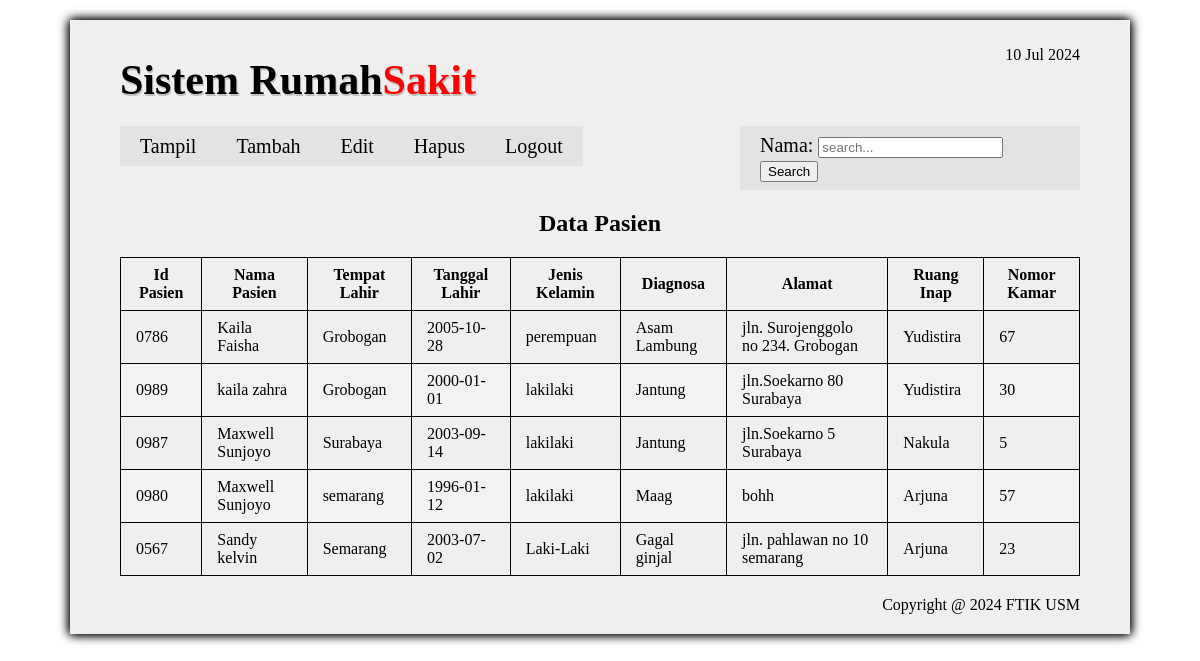
The app's page /tampil_mahasiswa.php (signed in) with its own data.
### tables this page shows
CREATE TABLE `pasien` (
  `id_pasien` char(10) NOT NULL DEFAULT '',
  `nama_pasien` varchar(40) DEFAULT NULL,
  `tempat_lahir` varchar(50) DEFAULT NULL,
  `tanggal_lahir` date DEFAULT NULL,
  `jenis_kelamin` varchar(10) DEFAULT NULL,
  `diagnosa` varchar(50) DEFAULT NULL,
  `alamat` varchar(150) DEFAULT NULL,
  `ruang_inap` varchar(50) DEFAULT NULL,
  `nomor_kamar` int(10) DEFAULT NULL
);

### tampil_mahasiswa.php (the view, shortened to what this page needs)
<?php
     include("koneksi.php");
if (isset($_GET["submit"])) {
    $nama = htmlentities(strip_tags(trim($_GET["nama_pasien"])));
    $nama = mysqli_real_escape_string($link, $nama_pasien);
    $query ="SELECT * FROM pasien WHERE nama_pasien LIKE '%$nama_pasien%' ";
    $query .= "ORDER BY nama_pasien ASC";
    $pesan = "Hasil pencarian untuk nama_pasien <b>\"$nama_pasien\" </b>:";
}
else {
    $query = "SELECT * FROM pasien ORDER BY nama_pasien ASC";
}
?>
<!DOCTYPE html>
<html lang="id">
<head>
    <link href="style.css" rel="stylesheet" >
    <link rel="stylesheet" href="favion.png" type="image/png">
</head>
<body>
    <div class="container">
        <div id="header">
            <h1 id="logo"> Sistem Rumah<span>Sakit</span></h1>
            <p id="tanggal"> <?php echo date ("d M Y"); ?></p>
        </div>
        <nav>
            <ul>
                <li><a href="tampil mahasiswa.php">Tampil</a></li>
                <li><a href="tambah_pasien.php">Tambah</a>
                <li><a href="edit_pasien.php">Edit</a>
                <li><a href="hapus_pasien.php">Hapus</a></li>
                <li><a href="logout.php">Logout</a>
            </ul>
        </nav>
        <form id="search" action="tampil mahasiswa.php" method="get">
            <p>
                <label for="nim">Nama: </label>
                <input type="text" name="nama" id="nama" placeholder="search..."> <input type="submit" name="submit" value="Search">
            </p>
        </form>
        <h2>Data Pasien</h2>
        <table border="1">
            <tr>
                <th>Id Pasien</th>
                <th>Nama Pasien</th>
                <th>Tempat Lahir</th>
                <th>Tanggal Lahir</th>
                <th>Jenis Kelamin</th>
                <th>Diagnosa</th>
                <th>Alamat</th>
                <th>Ruang Inap</th>
                <th>Nomor Kamar</th>
            </tr>
            <?php
            $result = mysqli_query($link, $query);
            while($data = mysqli_fetch_assoc($result)){
            echo "<tr>";
            echo "<td>$data[id_pasien]</td>";
            echo "<td>$data[nama_pasien]</td>";
            echo "<td>$data[tempat_lahir]</td>";
            echo "<td>$data[tanggal_lahir]</td>";
            echo "<td>$data[jenis_kelamin]</td>";
            echo "<td>$data[diagnosa]</td>";
            echo "<td>$data[alamat]</td>";
            echo "<td>$data[ruang_inap]</td>";
            echo "<td>$data[nomor_kamar]</td>";
            echo "</tr>";
        }
        ?>
        </table>
        <div id="footer">
            Copyright @ <?php echo date("Y"); ?> FTIK USM
        </div>
    </div>
</body>
</html>

### style.css (style rules this page uses)
body { background-color: white; }
div.container { width: 960px; padding: 10px 50px 20px; background-color: rgb(241, 238, 238); margin: 20px auto; box-shadow: 1px 0px 10px, -1px 0px 10px; }
h1,h2,h3 { text-align: center; font-family: Cambria, "Times New Roman", serif; clear: both; }
#footer { text-align: right; margin-top: 20px; }
#header { height: 60px; }
#logo { font-size: 42px; float: left; text-shadow: 1px 2px #c0c0c0; margin-top: 10px; margin-bottom: 0px; }
#logo span { color: red; }
#tanggal { text-align: right; }
nav { width: 500px; float: left; clear: both; }
ul { padding: 0; margin: 20px 0; list-style: none; overflow: hidden; }
nav li a { float: left; background-color: #E3E3E3; color: black; text-decoration: none; font-size: 20px; height: 30px; line-height: 30px; padding: 5px 20px; }
table { border-collapse: collapse; border-spacing: 0; border: 1px black solid; width: 100%; }
th,td { padding: 8px 15px; border: 1px black solid; }
tr:nth-child(2n+3) { background-color: #F2F2F2; }
#search { font-size: 20px; width: 340px; float: right; margin: 20px 0px; background-color: #E3E3E3; }
#search p { margin: 0px; padding: 8px 20px; }

### records on screen
pasien: id_pasien "0786", nama_pasien "Kaila Faisha", tempat_lahir "Grobogan", tanggal_lahir "2005-10-28", jenis_kelamin "perempuan", diagnosa "Asam Lambung", alamat "jln. Surojenggolo no 234. Grobogan", ruang_inap "Yudistira", nomor_kamar "67"
pasien: id_pasien "0989", nama_pasien "kaila zahra", tempat_lahir "Grobogan", tanggal_lahir "2000-01-01", jenis_kelamin "lakilaki", diagnosa "Jantung", alamat "jln.Soekarno 80 Surabaya", ruang_inap "Yudistira", nomor_kamar "30"
pasien: id_pasien "0987", nama_pasien "Maxwell Sunjoyo", tempat_lahir "Surabaya", tanggal_lahir "2003-09-14", jenis_kelamin "lakilaki", diagnosa "Jantung", alamat "jln.Soekarno 5 Surabaya", ruang_inap "Nakula", nomor_kamar "5"
pasien: id_pasien "0980", nama_pasien "Maxwell Sunjoyo", tempat_lahir "semarang", tanggal_lahir "1996-01-12", jenis_kelamin "lakilaki", diagnosa "Maag", alamat "bohh", ruang_inap "Arjuna", nomor_kamar "57"
pasien: id_pasien "0567", nama_pasien "Sandy kelvin", tempat_lahir "Semarang", tanggal_lahir "2003-07-02", jenis_kelamin "Laki-Laki", diagnosa "Gagal ginjal", alamat "jln. pahlawan no 10 semarang", ruang_inap "Arjuna", nomor_kamar "23"

### other values on screen
date ("d M Y") "10 Jul 2024"
